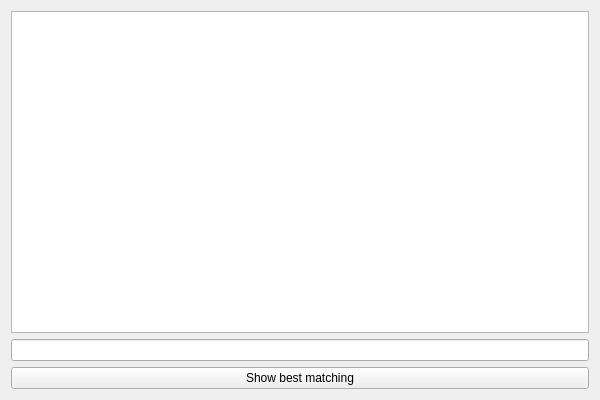
<?xml version="1.0" encoding="UTF-8"?>
<ui version="4.0">
 <class>GUIClass</class>
 <widget class="QWidget" name="GUIClass">
  <property name="geometry">
   <rect>
    <x>0</x>
    <y>0</y>
    <width>600</width>
    <height>400</height>
   </rect>
  </property>
  <property name="windowTitle">
   <string>GUI</string>
  </property>
  <layout class="QGridLayout" name="gridLayout">
   <item row="0" column="0">
    <layout class="QVBoxLayout" name="verticalLayout">
     <item>
      <widget class="QListWidget" name="listWidget"/>
     </item>
     <item>
      <widget class="QLineEdit" name="lineEdit"/>
     </item>
     <item>
      <widget class="QPushButton" name="pushButton">
       <property name="text">
        <string>Show best matching</string>
       </property>
      </widget>
     </item>
    </layout>
   </item>
  </layout>
 </widget>
 <layoutdefault spacing="6" margin="11"/>
 <resources>
  <include location="GUI.qrc"/>
 </resources>
 <connections/>
</ui>
